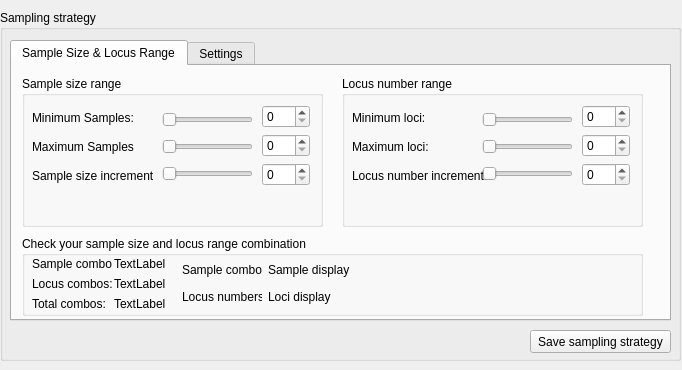
      <widget class="QWidget" name="page_8">
       <property name="geometry">
        <rect>
         <x>0</x>
         <y>0</y>
         <width>682</width>
         <height>370</height>
        </rect>
       </property>
       <attribute name="label">
        <string>Step 5 - Create / modify sampling strategy</string>
       </attribute>
       <widget class="QGroupBox" name="groupBox_28">
        <property name="geometry">
         <rect>
          <x>0</x>
          <y>10</y>
          <width>681</width>
          <height>351</height>
         </rect>
        </property>
        <property name="title">
         <string>Sampling strategy</string>
        </property>
        <widget class="QPushButton" name="pushButton_9">
         <property name="geometry">
          <rect>
           <x>530</x>
           <y>320</y>
           <width>141</width>
           <height>23</height>
          </rect>
         </property>
         <property name="text">
          <string>Save sampling strategy</string>
         </property>
        </widget>
        <widget class="QTabWidget" name="tabWidget_4">
         <property name="geometry">
          <rect>
           <x>10</x>
           <y>30</y>
           <width>661</width>
           <height>281</height>
          </rect>
         </property>
         <property name="currentIndex">
          <number>0</number>
         </property>
         <widget class="QWidget" name="tab_5">
          <attribute name="title">
           <string>Sample Size &amp;&amp; Locus Range</string>
          </attribute>
          <widget class="QGroupBox" name="groupBox_29">
           <property name="geometry">
            <rect>
             <x>10</x>
             <y>10</y>
             <width>301</width>
             <height>151</height>
            </rect>
           </property>
           <property name="title">
            <string>Sample size range</string>
           </property>
           <widget class="QWidget" name="layoutWidget_43">
            <property name="geometry">
             <rect>
              <x>10</x>
              <y>30</y>
              <width>130</width>
              <height>81</height>
             </rect>
            </property>
            <layout class="QVBoxLayout" name="verticalLayout_43">
             <item>
              <widget class="QLabel" name="label_61">
               <property name="text">
                <string>Minimum Samples:</string>
               </property>
              </widget>
             </item>
             <item>
              <widget class="QLabel" name="label_62">
               <property name="text">
                <string>Maximum Samples</string>
               </property>
              </widget>
             </item>
             <item>
              <widget class="QLabel" name="label_63">
               <property name="text">
                <string>Sample size increment</string>
               </property>
              </widget>
             </item>
            </layout>
           </widget>
           <widget class="QWidget" name="layoutWidget_44">
            <property name="geometry">
             <rect>
              <x>140</x>
              <y>30</y>
              <width>91</width>
              <height>81</height>
             </rect>
            </property>
            <layout class="QVBoxLayout" name="verticalLayout_44">
             <item>
              <widget class="QSlider" name="horizontalSlider_48">
               <property name="orientation">
                <enum>Qt::Horizontal</enum>
               </property>
              </widget>
             </item>
             <item>
              <widget class="QSlider" name="horizontalSlider_49">
               <property name="orientation">
                <enum>Qt::Horizontal</enum>
               </property>
              </widget>
             </item>
             <item>
              <widget class="QSlider" name="horizontalSlider_50">
               <property name="orientation">
                <enum>Qt::Horizontal</enum>
               </property>
              </widget>
             </item>
            </layout>
           </widget>
           <widget class="QWidget" name="layoutWidget_45">
            <property name="geometry">
             <rect>
              <x>240</x>
              <y>29</y>
              <width>48</width>
              <height>81</height>
             </rect>
            </property>
            <layout class="QVBoxLayout" name="verticalLayout_45">
             <item>
              <widget class="QSpinBox" name="spinBox_40"/>
             </item>
             <item>
              <widget class="QSpinBox" name="spinBox_41"/>
             </item>
             <item>
              <widget class="QSpinBox" name="spinBox_42"/>
             </item>
            </layout>
           </widget>
          </widget>
          <widget class="QGroupBox" name="groupBox_30">
           <property name="geometry">
            <rect>
             <x>330</x>
             <y>10</y>
             <width>301</width>
             <height>151</height>
            </rect>
           </property>
           <property name="title">
            <string>Locus number range</string>
           </property>
           <widget class="QWidget" name="layoutWidget_46">
            <property name="geometry">
             <rect>
              <x>10</x>
              <y>30</y>
              <width>145</width>
              <height>81</height>
             </rect>
            </property>
            <layout class="QVBoxLayout" name="verticalLayout_46">
             <item>
              <widget class="QLabel" name="label_64">
               <property name="text">
                <string>Minimum loci:</string>
               </property>
              </widget>
             </item>
             <item>
              <widget class="QLabel" name="label_65">
               <property name="text">
                <string>Maximum loci:</string>
               </property>
              </widget>
             </item>
             <item>
              <widget class="QLabel" name="label_66">
               <property name="text">
                <string>Locus number increment:</string>
               </property>
              </widget>
             </item>
            </layout>
           </widget>
           <widget class="QWidget" name="layoutWidget_47">
            <property name="geometry">
             <rect>
              <x>140</x>
              <y>30</y>
              <width>91</width>
              <height>81</height>
             </rect>
            </property>
            <layout class="QVBoxLayout" name="verticalLayout_47">
             <item>
              <widget class="QSlider" name="horizontalSlider_51">
               <property name="orientation">
                <enum>Qt::Horizontal</enum>
               </property>
              </widget>
             </item>
             <item>
              <widget class="QSlider" name="horizontalSlider_52">
               <property name="orientation">
                <enum>Qt::Horizontal</enum>
               </property>
              </widget>
             </item>
             <item>
              <widget class="QSlider" name="horizontalSlider_53">
               <property name="orientation">
                <enum>Qt::Horizontal</enum>
               </property>
              </widget>
             </item>
            </layout>
           </widget>
           <widget class="QWidget" name="layoutWidget_48">
            <property name="geometry">
             <rect>
              <x>240</x>
              <y>29</y>
              <width>48</width>
              <height>81</height>
             </rect>
            </property>
            <layout class="QVBoxLayout" name="verticalLayout_48">
             <item>
              <widget class="QSpinBox" name="spinBox_43"/>
             </item>
             <item>
              <widget class="QSpinBox" name="spinBox_44"/>
             </item>
             <item>
              <widget class="QSpinBox" name="spinBox_45"/>
             </item>
            </layout>
           </widget>
          </widget>
          <widget class="QGroupBox" name="groupBox_8">
           <property name="geometry">
            <rect>
             <x>10</x>
             <y>170</y>
             <width>621</width>
             <height>80</height>
            </rect>
           </property>
           <property name="title">
            <string>Check your sample size and locus range combination</string>
           </property>
           <widget class="QWidget" name="layoutWidget">
            <property name="geometry">
             <rect>
              <x>10</x>
              <y>20</y>
              <width>134</width>
              <height>15</height>
             </rect>
            </property>
            <layout class="QHBoxLayout" name="horizontalLayout_2">
             <item>
              <widget class="QLabel" name="label_18">
               <property name="minimumSize">
                <size>
                 <width>80</width>
                 <height>0</height>
                </size>
               </property>
               <property name="maximumSize">
                <size>
                 <width>80</width>
                 <height>16777215</height>
                </size>
               </property>
               <property name="text">
                <string>Sample combos:</string>
               </property>
              </widget>
             </item>
             <item>
              <widget class="QLabel" name="label_25">
               <property name="text">
                <string>TextLabel</string>
               </property>
              </widget>
             </item>
            </layout>
           </widget>
           <widget class="QWidget" name="layoutWidget">
            <property name="geometry">
             <rect>
              <x>10</x>
              <y>40</y>
              <width>134</width>
              <height>16</height>
             </rect>
            </property>
            <layout class="QHBoxLayout" name="horizontalLayout_7">
             <item>
              <widget class="QLabel" name="label_19">
               <property name="minimumSize">
                <size>
                 <width>80</width>
                 <height>0</height>
                </size>
               </property>
               <property name="maximumSize">
                <size>
                 <width>80</width>
                 <height>16777215</height>
                </size>
               </property>
               <property name="text">
                <string>Locus combos:</string>
               </property>
              </widget>
             </item>
             <item>
              <widget class="QLabel" name="label_26">
               <property name="text">
                <string>TextLabel</string>
               </property>
              </widget>
             </item>
            </layout>
           </widget>
           <widget class="QWidget" name="layoutWidget">
            <property name="geometry">
             <rect>
              <x>10</x>
              <y>60</y>
              <width>134</width>
              <height>16</height>
             </rect>
            </property>
            <layout class="QHBoxLayout" name="horizontalLayout_8">
             <item>
              <widget class="QLabel" name="label_20">
               <property name="minimumSize">
                <size>
                 <width>80</width>
                 <height>0</height>
                </size>
               </property>
               <property name="maximumSize">
                <size>
                 <width>80</width>
                 <height>16777215</height>
                </size>
               </property>
               <property name="text">
                <string>Total combos:</string>
               </property>
              </widget>
             </item>
             <item>
              <widget class="QLabel" name="label_27">
               <property name="text">
                <string>TextLabel</string>
               </property>
              </widget>
             </item>
            </layout>
           </widget>
           <widget class="QWidget" name="layoutWidget">
            <property name="geometry">
             <rect>
              <x>160</x>
              <y>26</y>
              <width>451</width>
              <height>16</height>
             </rect>
            </property>
            <layout class="QHBoxLayout" name="horizontalLayout_9">
             <item>
              <widget class="QLabel" name="label_21">
               <property name="minimumSize">
                <size>
                 <width>80</width>
                 <height>0</height>
                </size>
               </property>
               <property name="maximumSize">
                <size>
                 <width>80</width>
                 <height>16777215</height>
                </size>
               </property>
               <property name="text">
                <string>Sample combos:</string>
               </property>
              </widget>
             </item>
             <item>
              <widget class="QLabel" name="label_23">
               <property name="text">
                <string>Sample display</string>
               </property>
              </widget>
             </item>
            </layout>
           </widget>
           <widget class="QWidget" name="layoutWidget">
            <property name="geometry">
             <rect>
              <x>160</x>
              <y>53</y>
              <width>451</width>
              <height>16</height>
             </rect>
            </property>
            <layout class="QHBoxLayout" name="horizontalLayout_33">
             <item>
              <widget class="QLabel" name="label_22">
               <property name="minimumSize">
                <size>
                 <width>80</width>
                 <height>0</height>
                </size>
               </property>
               <property name="maximumSize">
                <size>
                 <width>80</width>
                 <height>16777215</height>
                </size>
               </property>
               <property name="text">
                <string>Locus numbers:</string>
               </property>
              </widget>
             </item>
             <item>
              <widget class="QLabel" name="label_24">
               <property name="text">
                <string>Loci display</string>
               </property>
              </widget>
             </item>
            </layout>
           </widget>
          </widget>
         </widget>
         <widget class="QWidget" name="tab_9">
          <attribute name="title">
           <string>Settings</string>
          </attribute>
         </widget>
        </widget>
       </widget>
      </widget>
